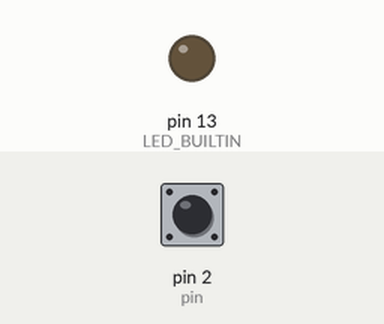
The sketch below on a simulated Arduino Uno, built with avr-gcc and run on an emulated ATmega328P. Parts: output pins drawn as LEDs (lit = HIGH). The inputs (shaded band) are chosen by the test bench; at power-on: pin 2 (pin) HIGH.

Above: at 1.2 s.
1.3 s: pin 2 (pin) pulled LOW for 0.15 s
At 2.1 s:
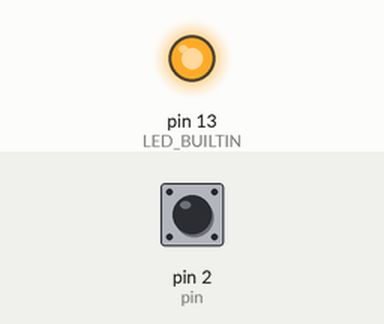
Timing chart, 0 to 10.4 s (numbered marks = the images above; inputs shaded):
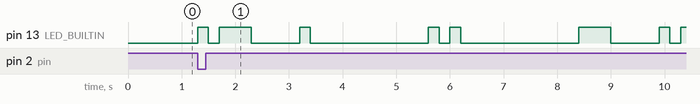

Measured:
- after the input at 1.3 s, pin 13 (LED_BUILTIN): LOW → HIGH at once, → LOW 0.20 s later, → HIGH 0.20 s later, → LOW 0.60 s later, … (15 changes in this stretch)

The sketch:

task2.1P.ino.ino
```cpp
int pin = 2;
bool buttonPressed = false;

void setup() {
  pinMode(LED_BUILTIN, OUTPUT);
  pinMode(pin, INPUT_PULLUP); // Configure pin as input with internal pull-up resistor
}

void dot() {
  digitalWrite(LED_BUILTIN, HIGH);
  delay(200);
  digitalWrite(LED_BUILTIN, LOW);
  delay(200);
}

void dash() {
  digitalWrite(LED_BUILTIN, HIGH);
  delay(600);
  digitalWrite(LED_BUILTIN, LOW);
  delay(900);
}

void loop() {
  if (digitalRead(pin) == LOW) { // Check if button is pressed
    buttonPressed = true;
  }

  if (buttonPressed) {
    // Restart the sequence
    // Name: Ridhima
    // Morse code: .-. .. -.. .... .. -- .-

    // led blink for R
    dot();
    dash();
    dot();
    delay(2000);
    Serial.print("R");

    // led blink for I
    dot();
    dot();
    delay(2000);
    Serial.print("I");

    // led blink for D
    dash();
    dot();
    dot();
    delay(2000);
    Serial.print("D");

    // led blink for H
    dot();
    dot();
    dot();
    dot();
    delay(2000);
    Serial.print("H");

    // led blink for I
    dot();
    dot();
    delay(2000);
    Serial.print("I");

    //led blink for M
    dash();
    dash();
    delay(2000);
    Serial.print("M");

    //led blink for A
    dot();
    dash();
    Serial.print("A");
    buttonPressed = false; // Reset buttonPressed flag
  }
}
```
